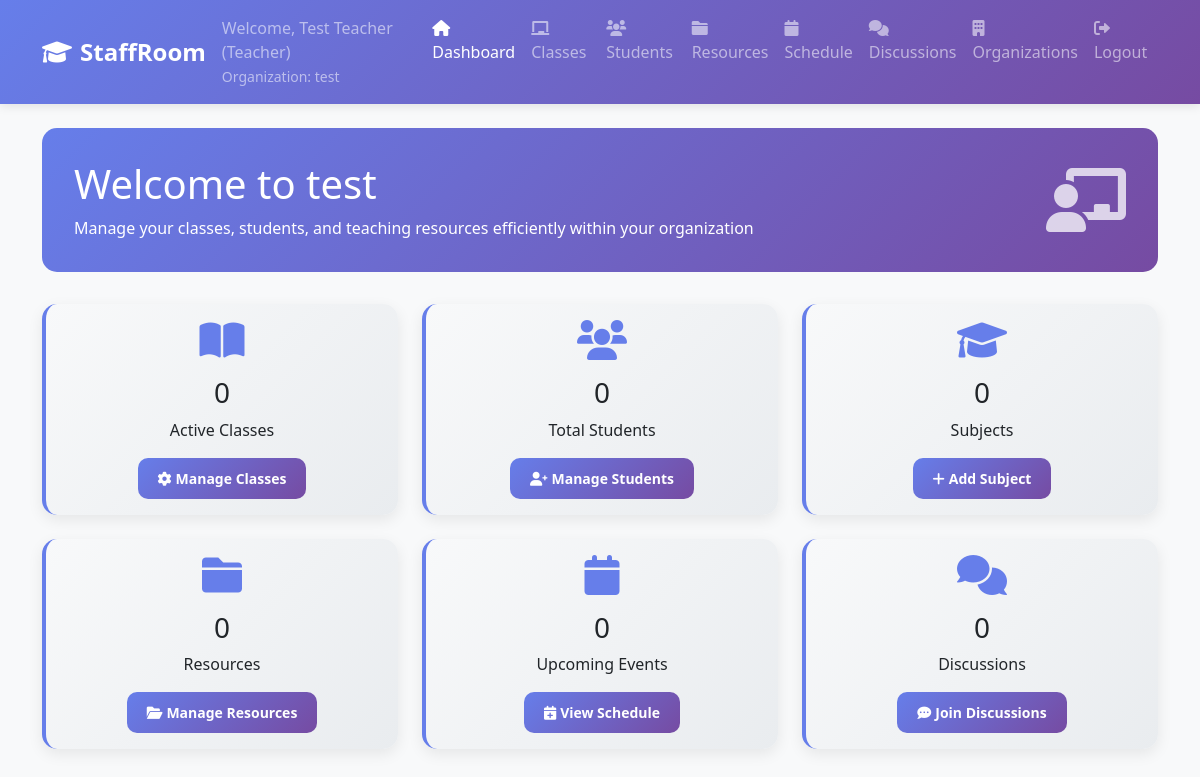
Before: /dashboard (signed in) with the older database file.
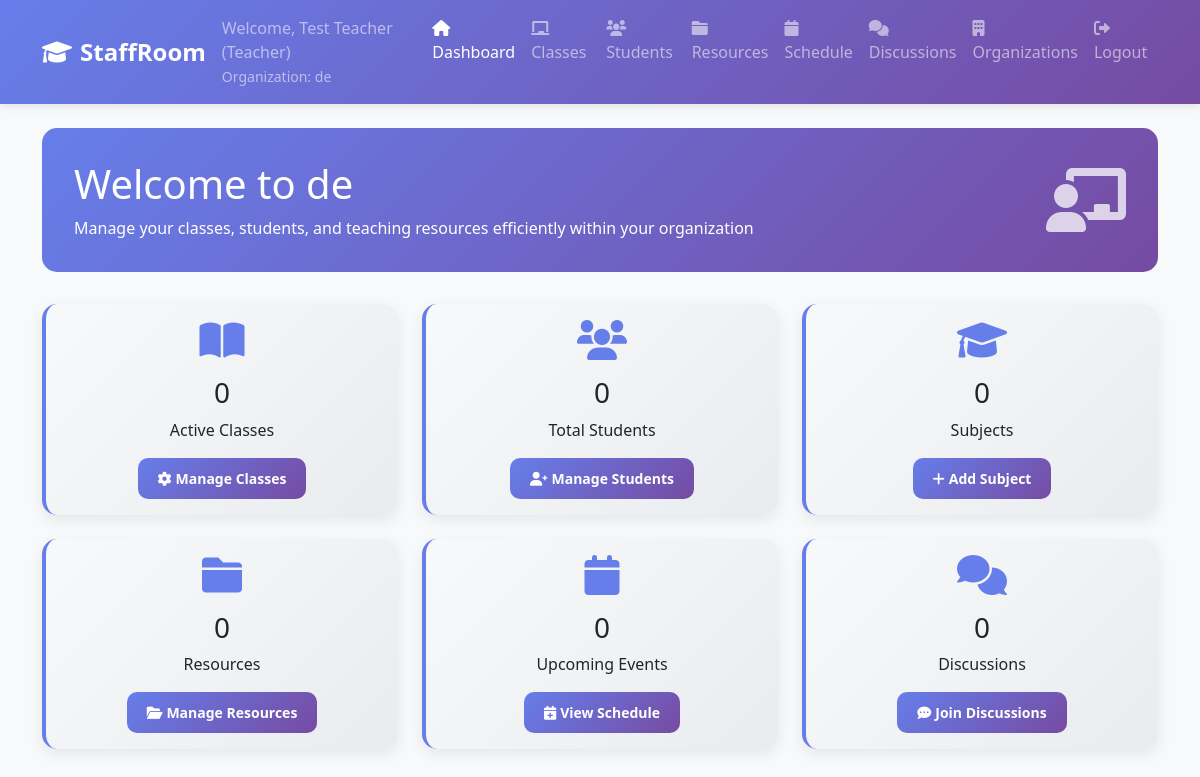
After: the same page with the newer database file.
### tables this page shows
CREATE TABLE organizations (
                id INTEGER PRIMARY KEY AUTOINCREMENT,
                name TEXT NOT NULL,
                description TEXT,
                about TEXT,
                location TEXT,
                contact_email TEXT,
                contact_phone TEXT,
                website TEXT,
                logo_filename TEXT,
                logo_path TEXT,
                is_public BOOLEAN DEFAULT 1,
                discussion_privacy TEXT DEFAULT 'public' CHECK (discussion_privacy IN ('public', 'private')),
                created_by INTEGER NOT NULL,
                created_at TIMESTAMP DEFAULT CURRENT_TIMESTAMP,
                updated_at TIMESTAMP DEFAULT CURRENT_TIMESTAMP, banner_filename TEXT, banner_path TEXT,
                FOREIGN KEY (created_by) REFERENCES users (id)
            );

### web_app.py (the view)
    def decorated_function(*args, **kwargs):
        if 'user_id' not in session:
            return redirect(url_for('login'))
        user_organizations = db.get_user_organizations(session['user_id'])
        if not user_organizations:
            flash('You must join an organization to access this feature.', 'warning')
            return redirect(url_for('organizations'))
        return f(*args, **kwargs)

### web_app.py (called while the page is built)
def require_organization_access(f):
    def decorated_function(*args, **kwargs):
        if 'user_id' not in session:
            return redirect(url_for('login'))
        user_organizations = db.get_user_organizations(session['user_id'])
        if not user_organizations:
            flash('You must join an organization to access this feature.', 'warning')
            return redirect(url_for('organizations'))
        return f(*args, **kwargs)
    decorated_function.__name__ = f.__name__
    return decorated_function

    def get_connection(self):
        if self.db_path.startswith('postgresql://'):
            import psycopg2
            from psycopg2.extras import RealDictCursor
            conn = psycopg2.connect(self.db_path, cursor_factory=RealDictCursor)
        else:
            db_file = self.db_path.replace('sqlite:///', '')
            conn = sqlite3.connect(db_file)
            conn.row_factory = sqlite3.Row
        return conn

### templates/dashboard.html (shortened to what the changed rows need)
{% extends "common/base.html" %}
{% block content %}
        <div class="welcome-section">
            <div class="row align-items-center">
                <div class="col-md-8">
                    <h1 class="mb-2">Welcome to {{ stats.organization_name }}</h1>
                    <p class="mb-0">Manage your classes, students, and teaching resources efficiently within your organization</p>
                </div>
            </div>
        </div>
{% endblock %}

### templates/common/header.html
<nav class="navbar navbar-expand-lg navbar-dark">
    <div class="container">
        <a class="navbar-brand" href="{{ url_for('dashboard') }}">
            <i class="fas fa-graduation-cap me-2"></i>StaffRoom
        </a>
        <div class="navbar-nav ms-auto">
            <span class="navbar-text me-3">
                Welcome, {{ session.first_name }} {{ session.last_name }} ({{ session.user_type.title() }})
                {% if session.current_org_id %}
                <br><small>Organization: {{ session.current_org_name or 'Unknown' }}</small>
                {% endif %}
            </span>
            <a class="nav-link {% if request.endpoint == 'dashboard' %}active{% endif %}" href="{{ url_for('dashboard') }}">
                <i class="fas fa-home me-1"></i>Dashboard
            </a>
            <a class="nav-link {% if request.endpoint == 'classes' %}active{% endif %}" href="{{ url_for('classes') }}">
                <i class="fas fa-chalkboard me-1"></i>Classes
            </a>
            <a class="nav-link {% if request.endpoint == 'students' %}active{% endif %}" href="{{ url_for('students') }}">
                <i class="fas fa-users me-1"></i>Students
            </a>
            <a class="nav-link {% if request.endpoint == 'resources' %}active{% endif %}" href="{{ url_for('resources') }}">
                <i class="fas fa-folder me-1"></i>Resources
            </a>
            <a class="nav-link {% if request.endpoint == 'schedule' %}active{% endif %}" href="{{ url_for('schedule') }}">
                <i class="fas fa-calendar me-1"></i>Schedule
            </a>
            <a class="nav-link {% if request.endpoint == 'discussions' or request.endpoint == 'global_discussions' %}active{% endif %}" href="{{ url_for('discussions') }}">
                <i class="fas fa-comments me-1"></i>Discussions
            </a>
            <a class="nav-link {% if request.endpoint == 'organizations' %}active{% endif %}" href="{{ url_for('organizations') }}">
                <i class="fas fa-building me-1"></i>Organizations
            </a>
            <a class="nav-link" href="{{ url_for('logout') }}">
                <i class="fas fa-sign-out-alt me-1"></i>Logout
            </a>
        </div>
    </div>
</nav>

Changed rows visible on the page:
no longer on this page (row unchanged): organizations: name "test", organization_name "test"
added organizations: name "de", organization_name "de"
